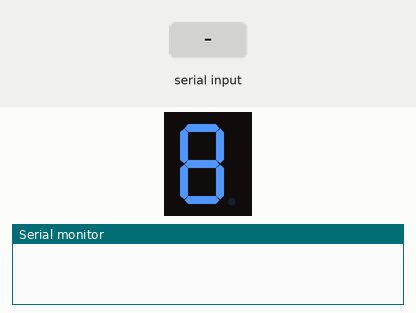
This sketch was run on a simulated Arduino Uno, built with avr-gcc and run on an emulated ATmega328P. Parts: 1-digit seven-segment display, the last lines printed to the serial monitor. Wiring (inferred from the names in the program): 1-digit 7-segment display, segments lit when LOW: segments pin 2, pin 3, pin 4, pin 5, pin 6, pin 7, pin 8. The inputs (shaded band) are chosen by the test bench. The segment pins are drawn as the display they are named for.

Above: at 1.2 s.
1.3 s: "0" received over Serial
At 2.2 s:
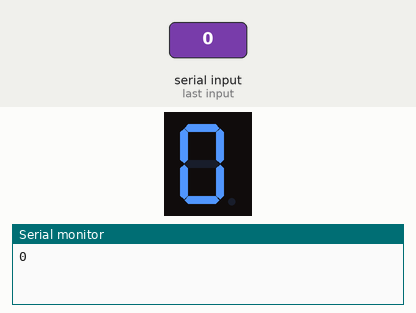
2.8 s: "1" received over Serial
At 3.3 s:
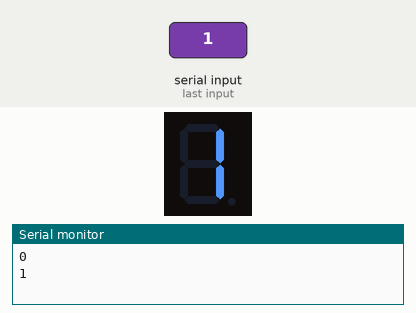
4.3 s: "2" received over Serial
At 5.5 s:
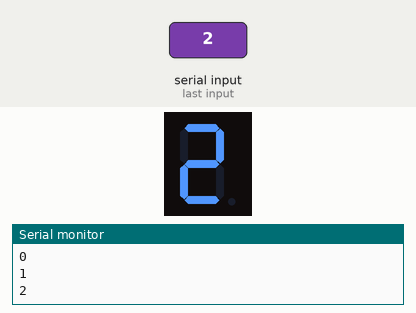
5.8 s: "3" received over Serial
At 6.8 s:
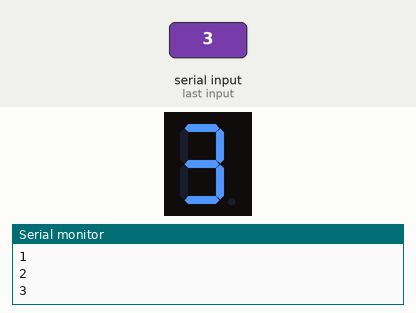
7.3 s: "4" received over Serial
At 7.9 s:
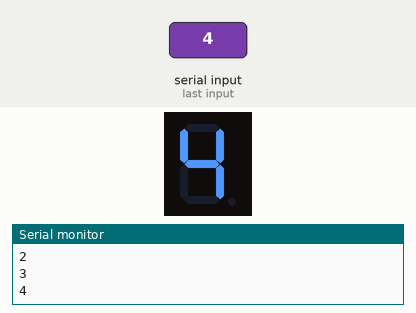
8.8 s: "5" received over Serial
At 9.1 s:
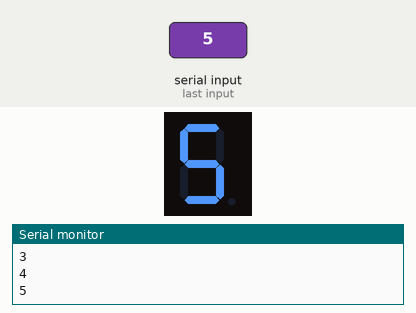
Timing chart, 0 to 11.3 s (numbered marks = the images above; inputs shaded):
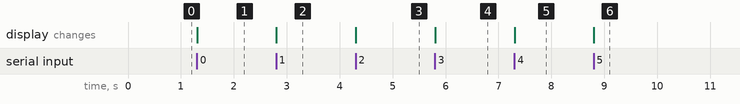

Measured:
- after the input at 1.3 s, the display: changes at once (image 1)
- after the input at 2.8 s, the display: changes at once (image 2)
- after the input at 4.3 s, the display: changes at once (image 3)
- after the input at 5.8 s, the display: changes at once (image 4)
- after the input at 7.3 s, the display: changes at once (image 5)
- after the input at 8.8 s, the display: changes at once (image 6)

The sketch:

blutooth_seven_segnment.ino
```cpp
int a=2;
int b=3;
int c=4;
int d=5;
int e=6;
int f=7;
int g=8;
int i;
void setup()
{
  for(i=2;i<9;i++)
  {
    pinMode(i,OUTPUT);
  }
  Serial.begin(9600);
}

void loop()
{
  String cmd;
  while(Serial.available()>0)
  {
    delay(3);
    char c = Serial.read();
    cmd   +=c;
  }
  if(cmd.length()>0)
  {
    Serial.println(cmd);
    if(cmd=="0")
    {
      zero();
    }
    else if(cmd=="1")
    {
      one();
    }
    else if(cmd=="2")
    {
      two();
    }
    else if(cmd=="3")
    {
      three();
    }
    else if(cmd=="4")
    {
      four();
    }
    else if(cmd=="5")
    {
      five();
    }
    else if(cmd=="6")
    {
      six();
    }
    else if(cmd=="7")
    {
      seven();
    }
    else if(cmd=="8")
    {
      eight();
    }
    else if(cmd=="9")
    {
      nine();
    }
     else
    {
      defaut();
    }

}


   }
void zero()
{
  digitalWrite(a,0);
  digitalWrite(b,0);
  digitalWrite(c,0);
  digitalWrite(d,0);
  digitalWrite(e,0);
  digitalWrite(f,0);
  digitalWrite(g,1);
  delay(1000);
}
void one()
{
  digitalWrite(a,1);
  digitalWrite(b,0);
  digitalWrite(c,0);
  digitalWrite(d,1);
  digitalWrite(e,1);
  digitalWrite(f,1);
  digitalWrite(g,1);
  delay(1000);
}
void two()
{
  digitalWrite(a,0);
  digitalWrite(b,0);
  digitalWrite(c,1);
  digitalWrite(d,0);
  digitalWrite(e,0);
  digitalWrite(f,1);
  digitalWrite(g,0);
  delay(1000);
}
void three()
{
  digitalWrite(a,0);
  digitalWrite(b,0);
  digitalWrite(c,0);
  digitalWrite(d,0);
  digitalWrite(e,1);
  digitalWrite(f,1);
  digitalWrite(g,0);
  delay(1000);
}
void four()
{
  digitalWrite(a,1);
  digitalWrite(b,0);
  digitalWrite(c,0);
  digitalWrite(d,1);
  digitalWrite(e,1);
  digitalWrite(f,0);
  digitalWrite(g,0);
  delay(1000);
}
void five()
{
  digitalWrite(a,0);
  digitalWrite(b,1);
  digitalWrite(c,0);
  digitalWrite(d,0);
  digitalWrite(e,1);
  digitalWrite(f,0);
  digitalWrite(g,0);
  delay(1000);
}
void six()
{
  digitalWrite(a,0);
  digitalWrite(b,1);
  digitalWrite(c,0);
  digitalWrite(d,0);
  digitalWrite(e,0);
  digitalWrite(f,0);
  digitalWrite(g,0);
  delay(1000);
}
void seven()
{
  digitalWrite(a,0);
  digitalWrite(b,0);
  digitalWrite(c,0);
  digitalWrite(d,1);
  digitalWrite(e,1);
  digitalWrite(f,1);
  digitalWrite(g,1);
  delay(1000);
}
void eight()
{
  digitalWrite(a,0);
  digitalWrite(b,0);
  digitalWrite(c,0);
  digitalWrite(d,0);
  digitalWrite(e,0);
  digitalWrite(f,0);
  digitalWrite(g,0);
  delay(1000);
}
void nine()
{
  digitalWrite(a,0);
  digitalWrite(b,0);
  digitalWrite(c,0);
  digitalWrite(d,0);
  digitalWrite(e,1);
  digitalWrite(f,0);
  digitalWrite(g,0);
  delay(1000);
}
void defaut()
{
  digitalWrite(a,1);
  digitalWrite(b,1);
  digitalWrite(c,1);
  digitalWrite(d,1);
  digitalWrite(e,1);
  digitalWrite(f,1);
  digitalWrite(g,1);
  delay(1000);
}
```
